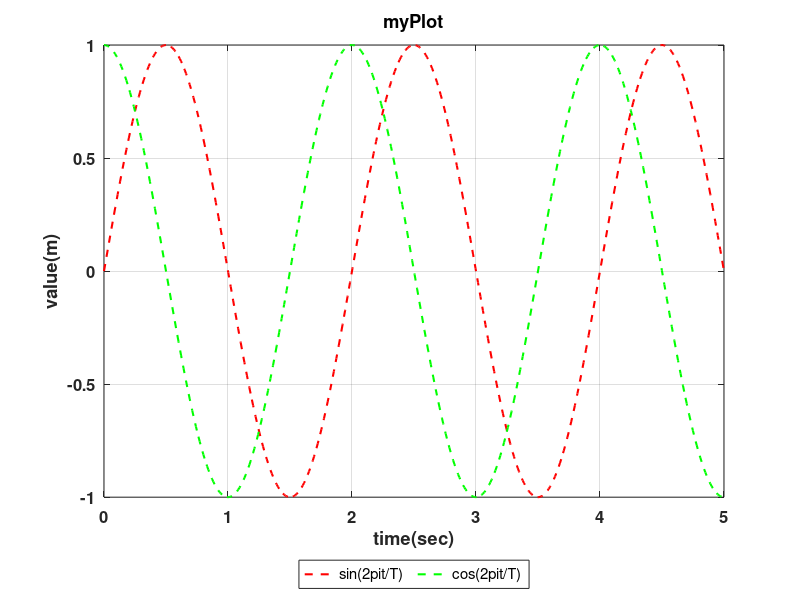
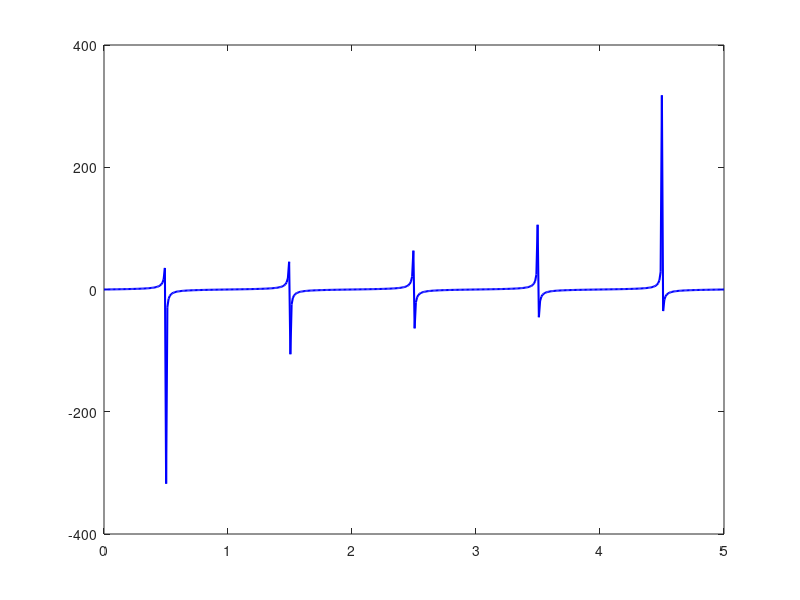

Write the MATLAB code that produced these figures, in order.
clc, clear, close all;

%helping variables
T = 2;
t = linspace(0, 5, 500);
x = sin(2 * pi * t / T);


%we create a second function
y = cos(2 * pi * t/ T);

%we create a third function
z = tan(2 * pi * t / T);

%we will now work with multiplot

figure('position', [100,100,800,400]);
plot(t,x, "r--", "LineWidth",1.5);


%we can write hold on to avoid the plot disappearing
hold on;
plot(t, y, "g--", "LineWidth",1.5);


% remember the plot properties must be after the hold on
xlabel("time(sec)");
ylabel("value(m)");
title("myPlot");
grid on;
set(gca, "fontsize", 12);
set(gca, "fontweight", "bold");

%we can also implement a legend trough the legend() function location best
%sets the leegend in the graphical place that doesnt bother but it's better
%to just use outside the three dots tell's the compiler that we are
%continuing to provide options on the line under. the orientation selects
%how the legend is listed
legend("sin(2pit/T)", "cos(2pit/T)", "Location", "southoutside", ...
    "Orientation","horizontal");

%we can then not call figure and put the graph one on top of the other or
%just create a new figure
figure('position', [100,100,800,400]);


%then we can plot another function
plot(t,z, "b", "LineWidth",1.5);
